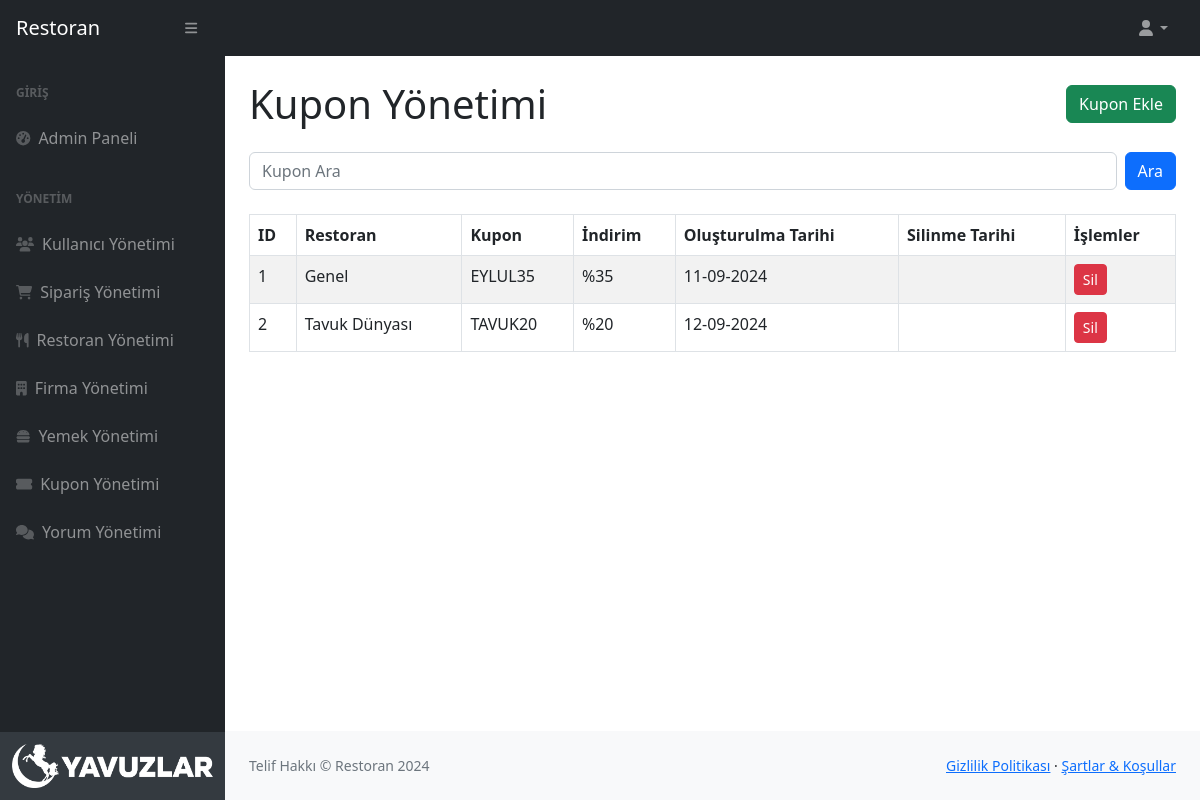
Page /admin/coupons.php (signed in) on the committed database.
### tables this page shows
CREATE TABLE `cupon` (
  `id` int NOT NULL,
  `restaurant_id` int DEFAULT NULL,
  `name` varchar(255) NOT NULL,
  `discount` decimal(5,2) DEFAULT NULL,
  `created_at` timestamp NULL DEFAULT CURRENT_TIMESTAMP,
  `deleted_at` timestamp NULL DEFAULT NULL
);

CREATE TABLE `restaurant` (
  `id` int NOT NULL,
  `company_id` int DEFAULT NULL,
  `name` varchar(255) NOT NULL,
  `description` text,
  `image_path` varchar(255) DEFAULT NULL,
  `created_at` timestamp NULL DEFAULT CURRENT_TIMESTAMP,
  `deleted_at` timestamp NULL DEFAULT NULL
);

### admin/coupons.php (the view, shortened to what this page needs)
<?php
require '../db.php';
$search = $_GET['search'] ?? '';
$sql = "SELECT c.*, r.name as restaurant_name
        FROM cupon c
        LEFT JOIN restaurant r ON c.restaurant_id = r.id
        WHERE c.name LIKE :search
        ORDER BY c.id ASC";
$stmt = $pdo->prepare($sql);
$stmt->execute(['search' => "%$search%"]);
$coupons = $stmt->fetchAll(PDO::FETCH_ASSOC);
?>
<!DOCTYPE html>
<html lang="en">
<head>
    <link href="https://cdn.jsdelivr.net/npm/simple-datatables@7.1.2/dist/style.min.css" rel="stylesheet" />
    <link href="../css/styles.css" rel="stylesheet" />
</head>
<body class="sb-nav-fixed">
<?php require 'layout/sidebar.php' ?>
    <div id="layoutSidenav_content">
        <main>
            <div class="container-fluid px-4">
            <div class="d-flex justify-content-between align-items-center my-4">
                        <h1 class="my-0">Kupon Yönetimi</h1>
                        <a href="coupon-add.php" class="btn btn-success">Kupon Ekle</a>
                    </div>
                <form class="d-flex mb-4" method="GET">
                    <input class="form-control me-2" type="search" name="search" placeholder="Kupon Ara" value="<?php echo htmlspecialchars($search); ?>">
                    <button class="btn btn-primary" type="submit">Ara</button>
                </form>
                <table class="table table-striped table-bordered">
                    <thead>
                        <tr>
                            <th>ID</th>
                            <th>Restoran</th>
                            <th>Kupon</th>
                            <th>İndirim</th>
                            <th>Oluşturulma Tarihi</th>
                            <th>Silinme Tarihi</th>
                            <th>İşlemler</th>
                        </tr>
                    </thead>
                    <tbody>
                        <?php if (!empty($coupons)): ?>
                            <?php foreach ($coupons as $coupon): ?>
                                <tr class="<?php echo $coupon['deleted_at'] ? 'deleted-row' : ''; ?>">
                                    <td><?php echo htmlspecialchars($coupon['id']); ?></td>
                                    <td><?php echo htmlspecialchars($coupon['restaurant_name'] ?: 'Genel'); ?></td>
                                    <td><?php echo htmlspecialchars($coupon['name']); ?></td>
                                    <td><?php echo htmlspecialchars('%' . intval($coupon['discount'])); ?></td>
                                    <td><?php echo htmlspecialchars(date('d-m-Y', strtotime($coupon['created_at']))); ?></td>
                                    <td><?php echo htmlspecialchars($coupon['deleted_at'] ? date('d-m-Y', strtotime($coupon['deleted_at'])) : ''); ?></td>
                                    <td>
                                        <form method="POST" style="display:inline-block;">
                                            <?php if ($coupon['deleted_at'] === null): ?>
                                                <button type="submit" name="sil" class="btn btn-danger btn-sm">Sil</button>
                                            <?php else: ?>
                                                <button type="submit" name="aktif" class="btn btn-success btn-sm">Aktifleştir</button>
                                            <?php endif; ?>
                                        </form>
                                    </td>
                                </tr>
                            <?php endforeach; ?>
                        <?php else: ?>
                            <tr>
                                <td colspan="7" class="text-center">Kupon bulunamadı.</td>
                            </tr>
                        <?php endif; ?>
                    </tbody>
                </table>
            </div>
        </main>
        <?php require 'layout/footer.php' ?>
</body>
</html>

### rows in the picture
cupon: id "1", restaurant_name "Genel", name "EYLUL35", discount "%35", created_at "11-09-2024", shows "Sil"
cupon: id "2", restaurant.name "Tavuk Dünyası", name "TAVUK20", discount "%20", created_at "12-09-2024", shows "Sil"
